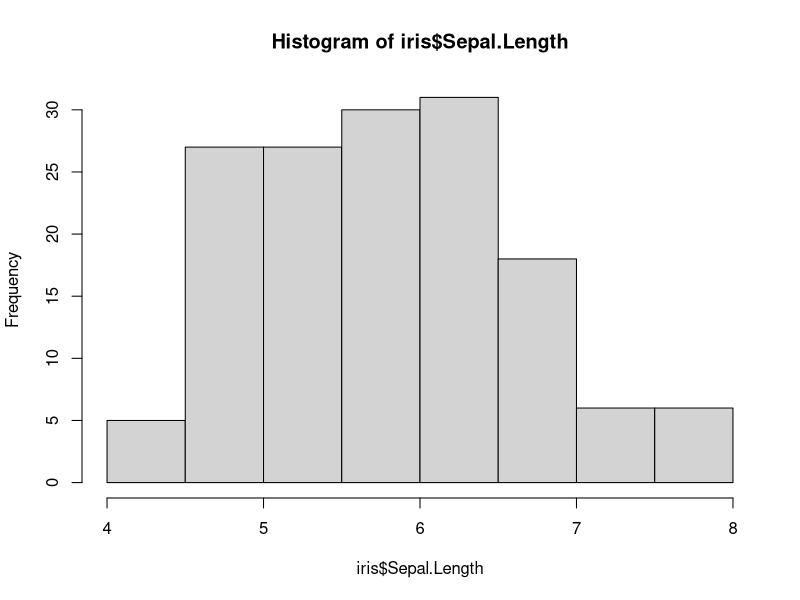
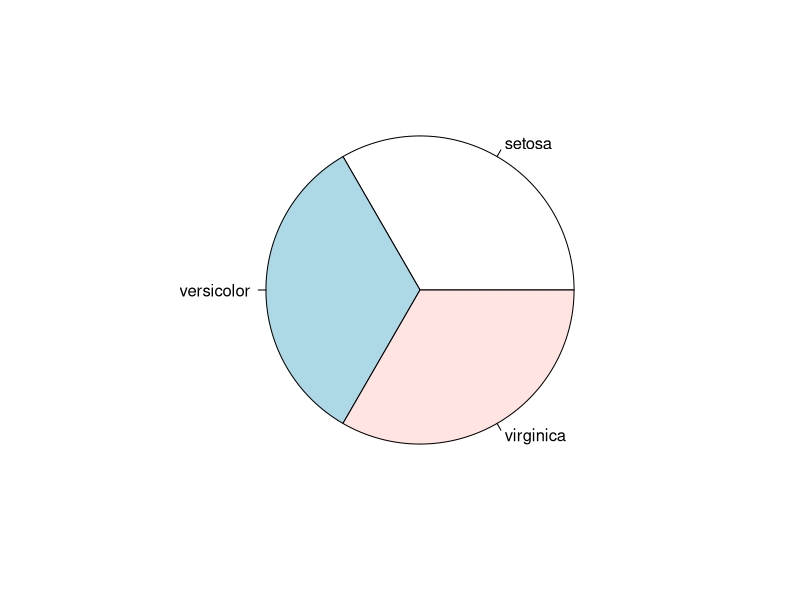
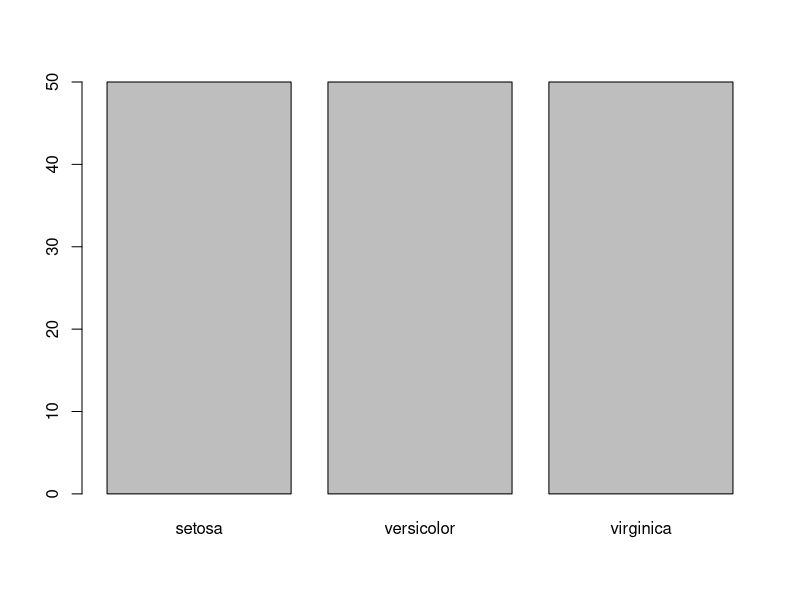
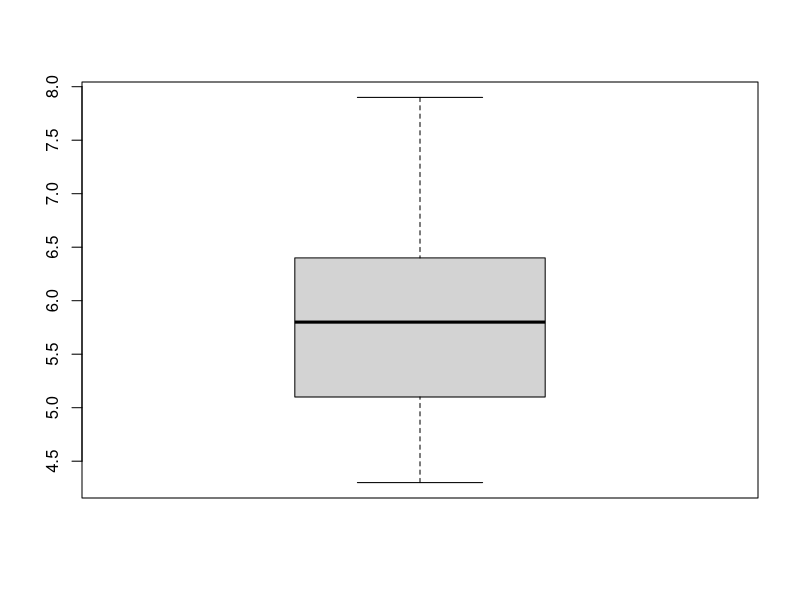
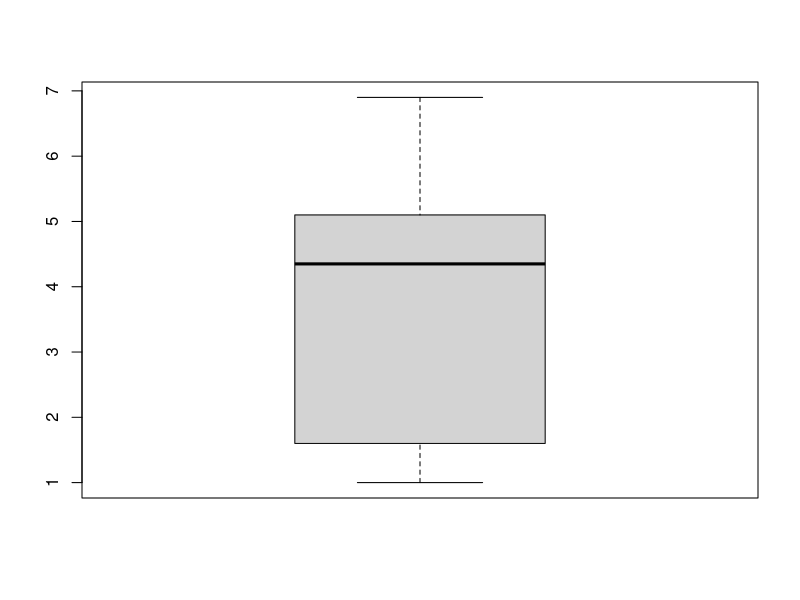
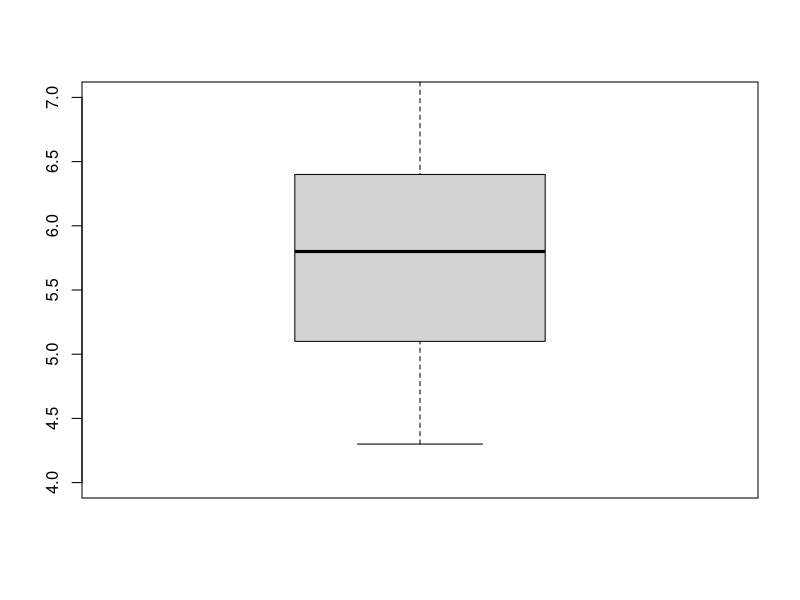
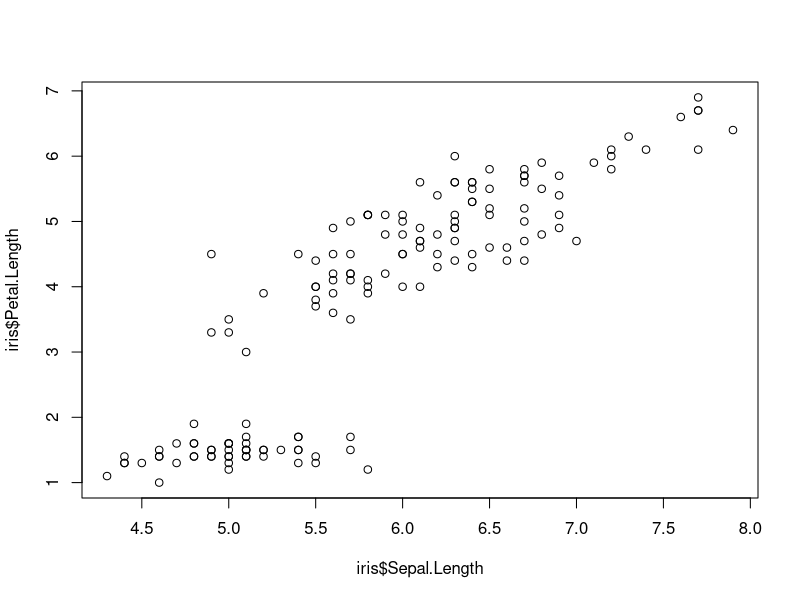
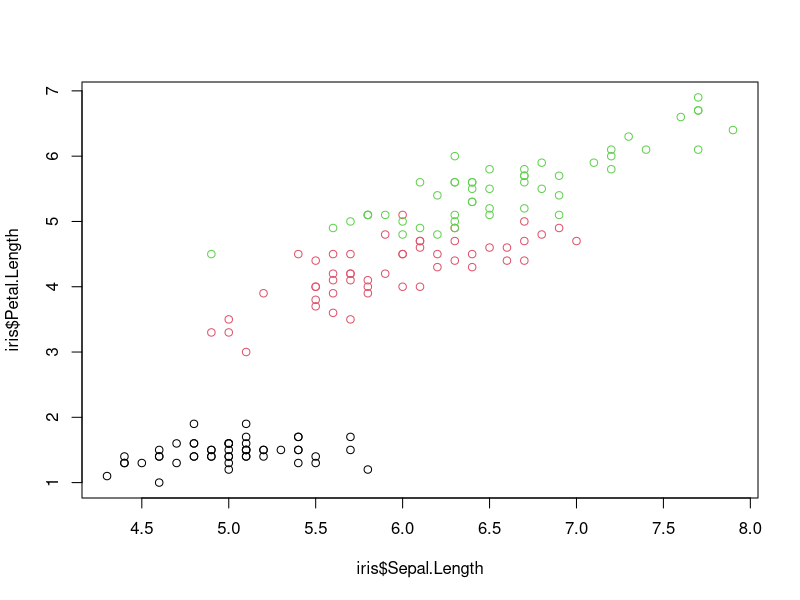

Write the R code that produced these figures, in order.


# (I) Having a look at the data:
# Keyboard shortcut to run highlighted LOC's: Ctrl + Enter
dim(iris)
names(iris)
str(iris)

#
head(iris)
tail(iris)

head(iris, 2)
tail(iris, 3)

#return the 1st 3 rows of this DF:
head(iris,3)
iris[1:3, ]
attributes(iris)

# return 1st 10 values of the column 'Sepal.Length':
iris$Sepal.Length[1:10]
iris[1:10 ,"Sepal.Length" ]







# (II) Explore individual variables:
summary(iris) #

install.packages("Hmisc")
library(Hmisc)
describe(iris) #
describe(iris[ , c(1,5)])

range(iris$Sepal.Length)
quantile(iris$Sepal.Length)
quantile(iris$Sepal.Length, c(0.1, 0.3, 0.65))

# histogram and variance:
hist(iris$Sepal.Length)
var(iris$Sepal.Length)

# pie-chart:
table(iris$Species)
pie(table(iris$Species))

# barchart:
barplot(table(iris$Species))

# boxplot:
boxplot(iris$Sepal.Length)
boxplot(iris$Petal.Length)
boxplot(iris$Sepal.Length, ylim = c(4,7))


# scatterplot:
plot(iris$Sepal.Length , iris$Petal.Length )
plot(iris$Sepal.Length , iris$Petal.Length, col = iris$Species )


with (iris, 
      plot(Sepal.Length , Petal.Length, col = Species )
      )


with (iris, 
      plot(Sepal.Length , Petal.Length, col = Species, pch = as.numeric(Species) )
      )



# pairplot: matrix of all possible scatterplots
pairs(iris)
